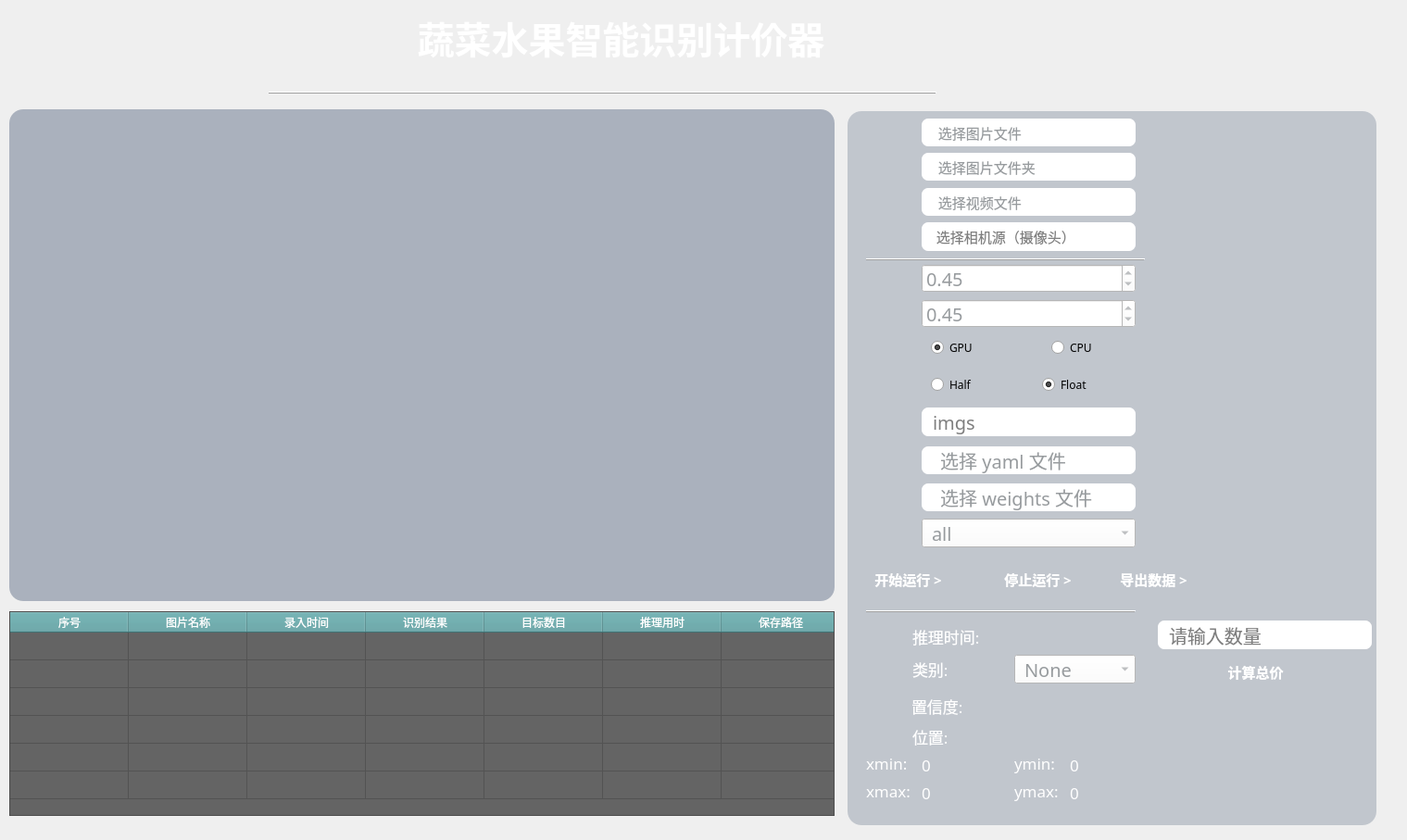
<?xml version="1.0" encoding="UTF-8"?>
<ui version="4.0">
 <class>MainWindow</class>
 <widget class="QMainWindow" name="MainWindow">
  <property name="windowModality">
   <enum>Qt::NonModal</enum>
  </property>
  <property name="enabled">
   <bool>true</bool>
  </property>
  <property name="geometry">
   <rect>
    <x>0</x>
    <y>0</y>
    <width>1519</width>
    <height>907</height>
   </rect>
  </property>
  <property name="minimumSize">
   <size>
    <width>1300</width>
    <height>900</height>
   </size>
  </property>
  <property name="maximumSize">
   <size>
    <width>1600</width>
    <height>1000</height>
   </size>
  </property>
  <property name="font">
   <font>
    <family>仿宋</family>
   </font>
  </property>
  <property name="contextMenuPolicy">
   <enum>Qt::DefaultContextMenu</enum>
  </property>
  <property name="windowTitle">
   <string>基于 YOLO V8 的27类蔬菜水果检测识别系统</string>
  </property>
  <property name="windowIcon">
   <iconset>
    <normaloff>:/backgroung/app.png</normaloff>:/backgroung/app.png</iconset>
  </property>
  <property name="autoFillBackground">
   <bool>false</bool>
  </property>
  <property name="styleSheet">
   <string notr="true"/>
  </property>
  <property name="locale">
   <locale language="Chinese" country="China"/>
  </property>
  <property name="setWindowFlags" stdset="0">
   <string>QtCore.Qt.FramelessWindowHint</string>
  </property>
  <property name="setAttribute" stdset="0">
   <string>QtCore.Qt.WA_TranslucentBackground</string>
  </property>
  <widget class="QWidget" name="centralwidget">
   <property name="font">
    <font>
     <family>黑体</family>
    </font>
   </property>
   <widget class="QLabel" name="label_2">
    <property name="geometry">
     <rect>
      <x>270</x>
      <y>10</y>
      <width>801</width>
      <height>61</height>
     </rect>
    </property>
    <property name="minimumSize">
     <size>
      <width>0</width>
      <height>0</height>
     </size>
    </property>
    <property name="maximumSize">
     <size>
      <width>10000</width>
      <height>10000</height>
     </size>
    </property>
    <property name="font">
     <font>
      <family>微软雅黑</family>
      <pointsize>30</pointsize>
      <weight>75</weight>
      <italic>false</italic>
      <bold>true</bold>
     </font>
    </property>
    <property name="styleSheet">
     <string notr="true">color: rgb(255, 255, 255);</string>
    </property>
    <property name="text">
     <string>蔬菜水果智能识别计价器</string>
    </property>
    <property name="alignment">
     <set>Qt::AlignCenter</set>
    </property>
   </widget>
   <widget class="QFrame" name="frame">
    <property name="geometry">
     <rect>
      <x>290</x>
      <y>90</y>
      <width>721</width>
      <height>20</height>
     </rect>
    </property>
    <property name="font">
     <font>
      <family>黑体</family>
      <pointsize>9</pointsize>
     </font>
    </property>
    <property name="acceptDrops">
     <bool>true</bool>
    </property>
    <property name="toolTipDuration">
     <number>-2</number>
    </property>
    <property name="frameShape">
     <enum>QFrame::HLine</enum>
    </property>
    <property name="frameShadow">
     <enum>QFrame::Raised</enum>
    </property>
    <property name="lineWidth">
     <number>1</number>
    </property>
   </widget>
   <widget class="QLabel" name="label_img">
    <property name="geometry">
     <rect>
      <x>10</x>
      <y>118</y>
      <width>891</width>
      <height>531</height>
     </rect>
    </property>
    <property name="styleSheet">
     <string notr="true">background-color: rgba(122, 135, 154, 150);
border-radius: 15px;
</string>
    </property>
    <property name="text">
     <string/>
    </property>
    <property name="pixmap">
     <pixmap>C:/Users/lichuan/.designer/backup/icon/zhutu2.png</pixmap>
    </property>
    <property name="alignment">
     <set>Qt::AlignCenter</set>
    </property>
    <property name="wordWrap">
     <bool>false</bool>
    </property>
    <property name="margin">
     <number>0</number>
    </property>
    <property name="indent">
     <number>-1</number>
    </property>
    <property name="openExternalLinks">
     <bool>false</bool>
    </property>
   </widget>
   <widget class="QLabel" name="label_17">
    <property name="geometry">
     <rect>
      <x>945</x>
      <y>780</y>
      <width>30</width>
      <height>30</height>
     </rect>
    </property>
    <property name="styleSheet">
     <string notr="true"/>
    </property>
    <property name="text">
     <string/>
    </property>
    <property name="pixmap">
     <pixmap>C:/Users/lichuan/.designer/backup/icon/weizhi.png</pixmap>
    </property>
    <property name="alignment">
     <set>Qt::AlignCenter</set>
    </property>
   </widget>
   <widget class="QLabel" name="label_9">
    <property name="geometry">
     <rect>
      <x>985</x>
      <y>780</y>
      <width>71</width>
      <height>31</height>
     </rect>
    </property>
    <property name="font">
     <font>
      <family>黑体</family>
      <pointsize>13</pointsize>
     </font>
    </property>
    <property name="styleSheet">
     <string notr="true">color: rgb(255, 255, 255);</string>
    </property>
    <property name="text">
     <string>位置:</string>
    </property>
   </widget>
   <widget class="QLabel" name="label_xmin">
    <property name="geometry">
     <rect>
      <x>935</x>
      <y>810</y>
      <width>61</width>
      <height>27</height>
     </rect>
    </property>
    <property name="font">
     <font>
      <family>黑体</family>
      <pointsize>13</pointsize>
     </font>
    </property>
    <property name="styleSheet">
     <string notr="true">color: rgb(255, 255, 255);</string>
    </property>
    <property name="text">
     <string>xmin: </string>
    </property>
   </widget>
   <widget class="QLabel" name="label_19">
    <property name="geometry">
     <rect>
      <x>1095</x>
      <y>810</y>
      <width>61</width>
      <height>27</height>
     </rect>
    </property>
    <property name="font">
     <font>
      <family>黑体</family>
      <pointsize>13</pointsize>
     </font>
    </property>
    <property name="styleSheet">
     <string notr="true">color: rgb(255, 255, 255);</string>
    </property>
    <property name="text">
     <string>ymin:</string>
    </property>
   </widget>
   <widget class="QLabel" name="label_20">
    <property name="geometry">
     <rect>
      <x>935</x>
      <y>840</y>
      <width>61</width>
      <height>27</height>
     </rect>
    </property>
    <property name="font">
     <font>
      <family>黑体</family>
      <pointsize>13</pointsize>
     </font>
    </property>
    <property name="styleSheet">
     <string notr="true">color: rgb(255, 255, 255);</string>
    </property>
    <property name="text">
     <string>xmax:</string>
    </property>
   </widget>
   <widget class="QLabel" name="label_21">
    <property name="geometry">
     <rect>
      <x>1095</x>
      <y>840</y>
      <width>61</width>
      <height>27</height>
     </rect>
    </property>
    <property name="font">
     <font>
      <family>黑体</family>
      <pointsize>13</pointsize>
     </font>
    </property>
    <property name="styleSheet">
     <string notr="true">color: rgb(255, 255, 255);</string>
    </property>
    <property name="text">
     <string>ymax:</string>
    </property>
   </widget>
   <widget class="QLabel" name="label_23">
    <property name="geometry">
     <rect>
      <x>1155</x>
      <y>227</y>
      <width>50</width>
      <height>27</height>
     </rect>
    </property>
    <property name="text">
     <string/>
    </property>
    <property name="pixmap">
     <pixmap>C:/Users/lichuan/.designer/backup/icon2/mubiaojiance.png</pixmap>
    </property>
    <property name="alignment">
     <set>Qt::AlignCenter</set>
    </property>
   </widget>
   <widget class="QLabel" name="label_24">
    <property name="geometry">
     <rect>
      <x>1165</x>
      <y>270</y>
      <width>30</width>
      <height>30</height>
     </rect>
    </property>
    <property name="text">
     <string/>
    </property>
    <property name="pixmap">
     <pixmap>C:/Users/lichuan/.designer/backup/icon2/mubiaogenzong.png</pixmap>
    </property>
    <property name="alignment">
     <set>Qt::AlignCenter</set>
    </property>
   </widget>
   <widget class="QFrame" name="frame_3">
    <property name="geometry">
     <rect>
      <x>935</x>
      <y>270</y>
      <width>301</width>
      <height>20</height>
     </rect>
    </property>
    <property name="font">
     <font>
      <family>黑体</family>
      <pointsize>9</pointsize>
     </font>
    </property>
    <property name="frameShape">
     <enum>QFrame::HLine</enum>
    </property>
    <property name="frameShadow">
     <enum>QFrame::Raised</enum>
    </property>
    <property name="lineWidth">
     <number>1</number>
    </property>
   </widget>
   <widget class="QFrame" name="frame_6">
    <property name="geometry">
     <rect>
      <x>935</x>
      <y>650</y>
      <width>291</width>
      <height>20</height>
     </rect>
    </property>
    <property name="font">
     <font>
      <family>黑体</family>
      <pointsize>2</pointsize>
     </font>
    </property>
    <property name="frameShape">
     <enum>QFrame::HLine</enum>
    </property>
    <property name="frameShadow">
     <enum>QFrame::Raised</enum>
    </property>
    <property name="lineWidth">
     <number>1</number>
    </property>
    <property name="midLineWidth">
     <number>0</number>
    </property>
   </widget>
   <widget class="QLabel" name="label_25">
    <property name="geometry">
     <rect>
      <x>945</x>
      <y>565</y>
      <width>31</width>
      <height>31</height>
     </rect>
    </property>
    <property name="styleSheet">
     <string notr="true"/>
    </property>
    <property name="text">
     <string/>
    </property>
    <property name="pixmap">
     <pixmap>C:/Users/lichuan/.designer/backup/icon/suoyoumubiao.png</pixmap>
    </property>
    <property name="alignment">
     <set>Qt::AlignCenter</set>
    </property>
   </widget>
   <widget class="QComboBox" name="comboBox">
    <property name="geometry">
     <rect>
      <x>995</x>
      <y>560</y>
      <width>231</width>
      <height>31</height>
     </rect>
    </property>
    <property name="styleSheet">
     <string notr="true">background-color: rgb(255, 255, 255);
color: rgb(151, 155, 158);
font-size: 20px;
padding-left: 10px;
</string>
    </property>
    <item>
     <property name="text">
      <string>all</string>
     </property>
    </item>
   </widget>
   <widget class="QPushButton" name="pushButton_start">
    <property name="geometry">
     <rect>
      <x>920</x>
      <y>610</y>
      <width>121</width>
      <height>31</height>
     </rect>
    </property>
    <property name="font">
     <font>
      <family>黑体</family>
      <pointsize>11</pointsize>
      <weight>75</weight>
      <bold>true</bold>
     </font>
    </property>
    <property name="styleSheet">
     <string notr="true">QPushButton {
    background-color: transparent;
    border-radius: 10px; /* 设置圆角半径为10像素 */
	color: rgb(255, 255, 255);
}

QPushButton:hover {
    background-color: rgb(88,161,164);
}



</string>
    </property>
    <property name="text">
     <string>开始运行 &gt;</string>
    </property>
   </widget>
   <widget class="QLabel" name="label_xmin_v">
    <property name="geometry">
     <rect>
      <x>995</x>
      <y>812</y>
      <width>91</width>
      <height>27</height>
     </rect>
    </property>
    <property name="font">
     <font>
      <family>黑体</family>
      <pointsize>13</pointsize>
     </font>
    </property>
    <property name="styleSheet">
     <string notr="true">color: rgb(255, 255, 255);</string>
    </property>
    <property name="text">
     <string>0</string>
    </property>
   </widget>
   <widget class="QLabel" name="label_xmax_v">
    <property name="geometry">
     <rect>
      <x>995</x>
      <y>842</y>
      <width>91</width>
      <height>27</height>
     </rect>
    </property>
    <property name="font">
     <font>
      <family>黑体</family>
      <pointsize>13</pointsize>
     </font>
    </property>
    <property name="styleSheet">
     <string notr="true">color: rgb(255, 255, 255);</string>
    </property>
    <property name="text">
     <string>0</string>
    </property>
   </widget>
   <widget class="QLabel" name="label_ymin_v">
    <property name="geometry">
     <rect>
      <x>1155</x>
      <y>812</y>
      <width>71</width>
      <height>27</height>
     </rect>
    </property>
    <property name="font">
     <font>
      <family>黑体</family>
      <pointsize>13</pointsize>
     </font>
    </property>
    <property name="styleSheet">
     <string notr="true">color: rgb(255, 255, 255);</string>
    </property>
    <property name="text">
     <string>0</string>
    </property>
   </widget>
   <widget class="QLabel" name="label_ymax_v">
    <property name="geometry">
     <rect>
      <x>1155</x>
      <y>842</y>
      <width>71</width>
      <height>27</height>
     </rect>
    </property>
    <property name="font">
     <font>
      <family>黑体</family>
      <pointsize>13</pointsize>
     </font>
    </property>
    <property name="styleSheet">
     <string notr="true">color: rgb(255, 255, 255);</string>
    </property>
    <property name="text">
     <string>0</string>
    </property>
   </widget>
   <widget class="QLabel" name="label_score">
    <property name="geometry">
     <rect>
      <x>1095</x>
      <y>747</y>
      <width>131</width>
      <height>31</height>
     </rect>
    </property>
    <property name="font">
     <font>
      <family>黑体</family>
      <pointsize>13</pointsize>
     </font>
    </property>
    <property name="styleSheet">
     <string notr="true">background-color: rgb(255, 255, 255);

border-radius: 7px;
padding-left: 10px;
color: rgb(151, 155, 158);

QLabel {
    padding-left: 10px; /* 设置左边距为10像素 */
}</string>
    </property>
    <property name="locale">
     <locale language="English" country="UnitedStates"/>
    </property>
    <property name="text">
     <string/>
    </property>
   </widget>
   <widget class="QLabel" name="label_img_path">
    <property name="geometry">
     <rect>
      <x>995</x>
      <y>128</y>
      <width>231</width>
      <height>30</height>
     </rect>
    </property>
    <property name="font">
     <font>
      <family>黑体</family>
      <pointsize>11</pointsize>
      <weight>50</weight>
      <bold>false</bold>
     </font>
    </property>
    <property name="toolTipDuration">
     <number>-1</number>
    </property>
    <property name="styleSheet">
     <string notr="true">background-color: rgb(255, 255, 255);
border-radius: 7px;
color: rgb(151, 155, 158);
padding-left: 10px; 
</string>
    </property>
    <property name="text">
     <string> 选择图片文件</string>
    </property>
    <property name="textFormat">
     <enum>Qt::AutoText</enum>
    </property>
   </widget>
   <widget class="QPushButton" name="pushButton_img">
    <property name="geometry">
     <rect>
      <x>935</x>
      <y>125</y>
      <width>41</width>
      <height>41</height>
     </rect>
    </property>
    <property name="styleSheet">
     <string notr="true">QPushButton {
    background-color: transparent;
    border-radius: 10px; /* 设置圆角半径为10像素 */
}

QPushButton:hover {
    background-color: rgb(98, 105, 111);
}

</string>
    </property>
    <property name="text">
     <string/>
    </property>
    <property name="icon">
     <iconset theme="dir.png">
      <normaloff>C:/Users/lichuan/.designer/backup</normaloff>C:/Users/lichuan/.designer/backup</iconset>
    </property>
    <property name="iconSize">
     <size>
      <width>40</width>
      <height>27</height>
     </size>
    </property>
   </widget>
   <widget class="QPushButton" name="pushButton_dir">
    <property name="geometry">
     <rect>
      <x>935</x>
      <y>165</y>
      <width>41</width>
      <height>41</height>
     </rect>
    </property>
    <property name="styleSheet">
     <string notr="true">QPushButton {
    background-color: transparent;
    border-radius: 10px; /* 设置圆角半径为10像素 */
}

QPushButton:hover {
    background-color: rgb(98, 105, 111);
}</string>
    </property>
    <property name="text">
     <string/>
    </property>
    <property name="icon">
     <iconset>
      <normaloff>C:/Users/lichuan/.designer/backup/icon/dir.png</normaloff>C:/Users/lichuan/.designer/backup/icon/dir.png</iconset>
    </property>
    <property name="iconSize">
     <size>
      <width>40</width>
      <height>27</height>
     </size>
    </property>
   </widget>
   <widget class="QLabel" name="label_dir_path">
    <property name="geometry">
     <rect>
      <x>995</x>
      <y>165</y>
      <width>231</width>
      <height>30</height>
     </rect>
    </property>
    <property name="font">
     <font>
      <family>黑体</family>
      <pointsize>11</pointsize>
      <weight>50</weight>
      <bold>false</bold>
     </font>
    </property>
    <property name="toolTipDuration">
     <number>-1</number>
    </property>
    <property name="styleSheet">
     <string notr="true">background-color: rgb(255, 255, 255);
border-radius: 7px;
color: rgb(151, 155, 158);
padding-left: 10px; 
</string>
    </property>
    <property name="text">
     <string> 选择图片文件夹</string>
    </property>
    <property name="textFormat">
     <enum>Qt::AutoText</enum>
    </property>
   </widget>
   <widget class="QPushButton" name="pushButton_video">
    <property name="geometry">
     <rect>
      <x>935</x>
      <y>200</y>
      <width>41</width>
      <height>41</height>
     </rect>
    </property>
    <property name="styleSheet">
     <string notr="true">QPushButton {
    background-color: transparent;
    border-radius: 10px; /* 设置圆角半径为10像素 */
}

QPushButton:hover {
    background-color: rgb(98, 105, 111);
}</string>
    </property>
    <property name="text">
     <string/>
    </property>
    <property name="icon">
     <iconset>
      <normaloff>C:/Users/lichuan/.designer/backup/icon/shipinwenjian.png</normaloff>C:/Users/lichuan/.designer/backup/icon/shipinwenjian.png</iconset>
    </property>
    <property name="iconSize">
     <size>
      <width>40</width>
      <height>27</height>
     </size>
    </property>
   </widget>
   <widget class="QLabel" name="label_video_path">
    <property name="geometry">
     <rect>
      <x>995</x>
      <y>203</y>
      <width>231</width>
      <height>30</height>
     </rect>
    </property>
    <property name="font">
     <font>
      <family>黑体</family>
      <pointsize>11</pointsize>
      <weight>50</weight>
      <bold>false</bold>
     </font>
    </property>
    <property name="toolTipDuration">
     <number>-1</number>
    </property>
    <property name="styleSheet">
     <string notr="true">background-color: rgb(255, 255, 255);
border-radius: 7px;
color: rgb(151, 155, 158);
padding-left: 10px; 
</string>
    </property>
    <property name="text">
     <string> 选择视频文件</string>
    </property>
    <property name="textFormat">
     <enum>Qt::AutoText</enum>
    </property>
   </widget>
   <widget class="QPushButton" name="pushButton_export">
    <property name="geometry">
     <rect>
      <x>1190</x>
      <y>610</y>
      <width>111</width>
      <height>31</height>
     </rect>
    </property>
    <property name="font">
     <font>
      <family>黑体</family>
      <pointsize>11</pointsize>
      <weight>75</weight>
      <bold>true</bold>
     </font>
    </property>
    <property name="styleSheet">
     <string notr="true">QPushButton {
    background-color: transparent;
    border-radius: 10px; /* 设置圆角半径为10像素 */
	color: rgb(255, 255, 255);
}

QPushButton:hover {
    background-color: rgb(88,161,164);
}



</string>
    </property>
    <property name="text">
     <string>导出数据 &gt;</string>
    </property>
   </widget>
   <widget class="QLabel" name="label_15">
    <property name="geometry">
     <rect>
      <x>945</x>
      <y>707</y>
      <width>30</width>
      <height>30</height>
     </rect>
    </property>
    <property name="styleSheet">
     <string notr="true"/>
    </property>
    <property name="text">
     <string/>
    </property>
    <property name="pixmap">
     <pixmap>C:/Users/lichuan/.designer/backup/icon/leibie.png</pixmap>
    </property>
    <property name="alignment">
     <set>Qt::AlignCenter</set>
    </property>
   </widget>
   <widget class="QLabel" name="label_7">
    <property name="geometry">
     <rect>
      <x>985</x>
      <y>707</y>
      <width>81</width>
      <height>31</height>
     </rect>
    </property>
    <property name="font">
     <font>
      <family>黑体</family>
      <pointsize>13</pointsize>
     </font>
    </property>
    <property name="styleSheet">
     <string notr="true">color: rgb(255, 255, 255);</string>
    </property>
    <property name="locale">
     <locale language="English" country="UnitedStates"/>
    </property>
    <property name="text">
     <string>类别:</string>
    </property>
   </widget>
   <widget class="QLabel" name="label_6">
    <property name="geometry">
     <rect>
      <x>984</x>
      <y>742</y>
      <width>91</width>
      <height>41</height>
     </rect>
    </property>
    <property name="font">
     <font>
      <family>黑体</family>
      <pointsize>13</pointsize>
     </font>
    </property>
    <property name="styleSheet">
     <string notr="true">color: rgb(255, 255, 255);</string>
    </property>
    <property name="locale">
     <locale language="English" country="UnitedStates"/>
    </property>
    <property name="text">
     <string>置信度:</string>
    </property>
   </widget>
   <widget class="QLabel" name="label_14">
    <property name="geometry">
     <rect>
      <x>945</x>
      <y>740</y>
      <width>29</width>
      <height>34</height>
     </rect>
    </property>
    <property name="styleSheet">
     <string notr="true"/>
    </property>
    <property name="text">
     <string/>
    </property>
    <property name="pixmap">
     <pixmap>C:/Users/lichuan/.designer/backup/icon/zhixindu.png</pixmap>
    </property>
    <property name="alignment">
     <set>Qt::AlignCenter</set>
    </property>
   </widget>
   <widget class="QLabel" name="label_control">
    <property name="geometry">
     <rect>
      <x>915</x>
      <y>120</y>
      <width>571</width>
      <height>771</height>
     </rect>
    </property>
    <property name="styleSheet">
     <string notr="true">background-color: rgba(122, 135, 154, 100);
border-radius: 15px;
</string>
    </property>
    <property name="text">
     <string/>
    </property>
   </widget>
   <widget class="QLineEdit" name="lineEdit">
    <property name="enabled">
     <bool>true</bool>
    </property>
    <property name="geometry">
     <rect>
      <x>995</x>
      <y>440</y>
      <width>231</width>
      <height>31</height>
     </rect>
    </property>
    <property name="styleSheet">
     <string notr="true">background-color: rgb(255, 255, 255);
border-radius: 7px;
font-size: 20px;
padding-left: 10px;
</string>
    </property>
    <property name="text">
     <string/>
    </property>
    <property name="placeholderText">
     <string>imgs</string>
    </property>
    <property name="clearButtonEnabled">
     <bool>false</bool>
    </property>
   </widget>
   <widget class="QDoubleSpinBox" name="doubleSpinBox_2">
    <property name="geometry">
     <rect>
      <x>995</x>
      <y>323</y>
      <width>231</width>
      <height>31</height>
     </rect>
    </property>
    <property name="styleSheet">
     <string notr="true">QDoubleSpinBox {
    background-color: rgb(255, 255, 255);
    color: rgb(151, 155, 158);
    font-size: 20px; 
}</string>
    </property>
    <property name="minimum">
     <double>0.000000000000000</double>
    </property>
    <property name="maximum">
     <double>1.000000000000000</double>
    </property>
    <property name="singleStep">
     <double>0.010000000000000</double>
    </property>
    <property name="value">
     <double>0.450000000000000</double>
    </property>
   </widget>
   <widget class="QLabel" name="label_8">
    <property name="geometry">
     <rect>
      <x>943</x>
      <y>360</y>
      <width>31</width>
      <height>31</height>
     </rect>
    </property>
    <property name="text">
     <string/>
    </property>
   </widget>
   <widget class="QLabel" name="label_4">
    <property name="geometry">
     <rect>
      <x>943</x>
      <y>285</y>
      <width>31</width>
      <height>31</height>
     </rect>
    </property>
    <property name="text">
     <string/>
    </property>
   </widget>
   <widget class="QLabel" name="label_16">
    <property name="geometry">
     <rect>
      <x>943</x>
      <y>400</y>
      <width>31</width>
      <height>31</height>
     </rect>
    </property>
    <property name="text">
     <string/>
    </property>
   </widget>
   <widget class="QWidget" name="widget_3" native="true">
    <property name="geometry">
     <rect>
      <x>995</x>
      <y>400</y>
      <width>231</width>
      <height>31</height>
     </rect>
    </property>
    <property name="accessibleName">
     <string/>
    </property>
    <property name="styleSheet">
     <string notr="true">background-color: rgb(255, 255, 255);

border-radius: 7px;

color: rgb(151, 155, 158);

QLabel {
    padding-left: 10px; /* 设置左边距为10像素 */
}</string>
    </property>
    <widget class="QRadioButton" name="radioButton_6">
     <property name="geometry">
      <rect>
       <x>130</x>
       <y>5</y>
       <width>91</width>
       <height>20</height>
      </rect>
     </property>
     <property name="styleSheet">
      <string notr="true">font-size: 20px;
background-color: rgb(98, 105, 111);
border-radius: 7px;
color: rgb(255, 255, 255);
QLabel {
    padding-left: 10px; /* 设置左边距为10像素 */
}</string>
     </property>
     <property name="text">
      <string>Float</string>
     </property>
     <property name="checkable">
      <bool>true</bool>
     </property>
     <property name="checked">
      <bool>true</bool>
     </property>
    </widget>
    <widget class="QRadioButton" name="radioButton_5">
     <property name="geometry">
      <rect>
       <x>10</x>
       <y>5</y>
       <width>91</width>
       <height>20</height>
      </rect>
     </property>
     <property name="styleSheet">
      <string notr="true">font-size: 20px;
background-color: rgb(98, 105, 111);
border-radius: 7px;
color: rgb(255, 255, 255);
QLabel {
    padding-left: 10px; /* 设置左边距为10像素 */
}</string>
     </property>
     <property name="text">
      <string>Half</string>
     </property>
    </widget>
   </widget>
   <widget class="QWidget" name="widget" native="true">
    <property name="geometry">
     <rect>
      <x>995</x>
      <y>360</y>
      <width>231</width>
      <height>31</height>
     </rect>
    </property>
    <property name="styleSheet">
     <string notr="true">background-color: rgb(255, 255, 255);

border-radius: 7px;

color: rgb(151, 155, 158);

QLabel {
    padding-left: 10px; /* 设置左边距为10像素 */
}</string>
    </property>
    <widget class="QRadioButton" name="radioButton">
     <property name="enabled">
      <bool>true</bool>
     </property>
     <property name="geometry">
      <rect>
       <x>10</x>
       <y>5</y>
       <width>101</width>
       <height>20</height>
      </rect>
     </property>
     <property name="styleSheet">
      <string notr="true">font-size: 20px;
background-color: rgb(98, 105, 111);
border-radius: 7px;
color: rgb(255, 255, 255);
QLabel {
    padding-left: 10px; /* 设置左边距为10像素 */
}</string>
     </property>
     <property name="text">
      <string>GPU</string>
     </property>
     <property name="checked">
      <bool>true</bool>
     </property>
    </widget>
    <widget class="QRadioButton" name="radioButton_2">
     <property name="geometry">
      <rect>
       <x>140</x>
       <y>5</y>
       <width>81</width>
       <height>20</height>
      </rect>
     </property>
     <property name="styleSheet">
      <string notr="true">font-size: 20px;
background-color: rgb(98, 105, 111);
border-radius: 7px;
color: rgb(255, 255, 255);
QLabel {
    padding-left: 10px; /* 设置左边距为10像素 */
}</string>
     </property>
     <property name="text">
      <string>CPU</string>
     </property>
    </widget>
   </widget>
   <widget class="QLabel" name="label_5">
    <property name="geometry">
     <rect>
      <x>943</x>
      <y>320</y>
      <width>31</width>
      <height>31</height>
     </rect>
    </property>
    <property name="text">
     <string/>
    </property>
   </widget>
   <widget class="QLabel" name="label_22">
    <property name="geometry">
     <rect>
      <x>943</x>
      <y>440</y>
      <width>31</width>
      <height>31</height>
     </rect>
    </property>
    <property name="text">
     <string/>
    </property>
   </widget>
   <widget class="QDoubleSpinBox" name="doubleSpinBox">
    <property name="geometry">
     <rect>
      <x>995</x>
      <y>285</y>
      <width>231</width>
      <height>31</height>
     </rect>
    </property>
    <property name="styleSheet">
     <string notr="true">QDoubleSpinBox {
    background-color: rgb(255, 255, 255);
    color: rgb(151, 155, 158);
    font-size: 20px;
}

</string>
    </property>
    <property name="maximum">
     <double>1.000000000000000</double>
    </property>
    <property name="singleStep">
     <double>0.010000000000000</double>
    </property>
    <property name="value">
     <double>0.450000000000000</double>
    </property>
   </widget>
   <widget class="QLabel" name="label_11">
    <property name="geometry">
     <rect>
      <x>945</x>
      <y>667</y>
      <width>30</width>
      <height>30</height>
     </rect>
    </property>
    <property name="styleSheet">
     <string notr="true"/>
    </property>
    <property name="text">
     <string/>
    </property>
    <property name="pixmap">
     <pixmap>C:/Users/lichuan/.designer/backup/icon/suoyoumubiao.png</pixmap>
    </property>
    <property name="alignment">
     <set>Qt::AlignCenter</set>
    </property>
   </widget>
   <widget class="QLabel" name="label">
    <property name="geometry">
     <rect>
      <x>985</x>
      <y>667</y>
      <width>101</width>
      <height>41</height>
     </rect>
    </property>
    <property name="font">
     <font>
      <family>黑体</family>
      <pointsize>13</pointsize>
     </font>
    </property>
    <property name="styleSheet">
     <string notr="true">color: rgb(255, 255, 255);</string>
    </property>
    <property name="locale">
     <locale language="English" country="UnitedStates"/>
    </property>
    <property name="text">
     <string>推理时间:</string>
    </property>
   </widget>
   <widget class="QPushButton" name="pushButton_weights">
    <property name="geometry">
     <rect>
      <x>935</x>
      <y>515</y>
      <width>45</width>
      <height>45</height>
     </rect>
    </property>
    <property name="styleSheet">
     <string notr="true">QPushButton {
    background-color: transparent;
    border-radius: 10px; /* 设置圆角半径为10像素 */
}

QPushButton:hover {
    background-color: rgb(98, 105, 111);
}</string>
    </property>
    <property name="text">
     <string/>
    </property>
    <property name="icon">
     <iconset>
      <normaloff>C:/Users/lichuan/.designer/backup/icon/shipinwenjian.png</normaloff>C:/Users/lichuan/.designer/backup/icon/shipinwenjian.png</iconset>
    </property>
    <property name="iconSize">
     <size>
      <width>40</width>
      <height>27</height>
     </size>
    </property>
   </widget>
   <widget class="QPushButton" name="pushButton_data">
    <property name="geometry">
     <rect>
      <x>935</x>
      <y>472</y>
      <width>45</width>
      <height>45</height>
     </rect>
    </property>
    <property name="styleSheet">
     <string notr="true">QPushButton {
    background-color: transparent;
    border-radius: 10px; /* 设置圆角半径为10像素 */
}

QPushButton:hover {
    background-color: rgb(98, 105, 111);
}</string>
    </property>
    <property name="text">
     <string/>
    </property>
    <property name="icon">
     <iconset>
      <normaloff>C:/Users/lichuan/.designer/backup/icon/shipinwenjian.png</normaloff>C:/Users/lichuan/.designer/backup/icon/shipinwenjian.png</iconset>
    </property>
    <property name="iconSize">
     <size>
      <width>40</width>
      <height>27</height>
     </size>
    </property>
   </widget>
   <widget class="QLabel" name="label_13">
    <property name="geometry">
     <rect>
      <x>995</x>
      <y>482</y>
      <width>231</width>
      <height>30</height>
     </rect>
    </property>
    <property name="font">
     <font>
      <family>黑体</family>
      <pointsize>-1</pointsize>
      <weight>50</weight>
      <bold>false</bold>
     </font>
    </property>
    <property name="toolTipDuration">
     <number>-1</number>
    </property>
    <property name="styleSheet">
     <string notr="true">background-color: rgb(255, 255, 255);
border-radius: 7px;
color: rgb(151, 155, 158);
font-size: 20px;
padding-left: 10px; 
</string>
    </property>
    <property name="text">
     <string> 选择 yaml 文件</string>
    </property>
    <property name="textFormat">
     <enum>Qt::AutoText</enum>
    </property>
   </widget>
   <widget class="QLabel" name="label_12">
    <property name="geometry">
     <rect>
      <x>995</x>
      <y>522</y>
      <width>231</width>
      <height>30</height>
     </rect>
    </property>
    <property name="font">
     <font>
      <family>黑体</family>
      <pointsize>-1</pointsize>
      <weight>50</weight>
      <bold>false</bold>
     </font>
    </property>
    <property name="toolTipDuration">
     <number>-1</number>
    </property>
    <property name="styleSheet">
     <string notr="true">background-color: rgb(255, 255, 255);
border-radius: 7px;
color: rgb(151, 155, 158);
font-size: 20px;
padding-left: 10px; 
</string>
    </property>
    <property name="text">
     <string> 选择 weights 文件</string>
    </property>
    <property name="textFormat">
     <enum>Qt::AutoText</enum>
    </property>
   </widget>
   <widget class="QTableWidget" name="tableWidget_info">
    <property name="geometry">
     <rect>
      <x>10</x>
      <y>660</y>
      <width>891</width>
      <height>221</height>
     </rect>
    </property>
    <property name="font">
     <font>
      <family>黑体</family>
     </font>
    </property>
    <property name="styleSheet">
     <string notr="true">QHeaderView::section {
    background-color: rgb(88,161,164);
    color: white;
}

QTableWidget {
    background-color: rgb(100, 100, 100);
}


QTableView::item:hover{
	background-color:rgb(88,161,164);
}

QTableView::item:selected:!active{
	background-color:#f0f0f2;
}





</string>
    </property>
    <property name="locale">
     <locale language="English" country="UnitedStates"/>
    </property>
    <property name="lineWidth">
     <number>0</number>
    </property>
    <property name="verticalScrollBarPolicy">
     <enum>Qt::ScrollBarAlwaysOff</enum>
    </property>
    <property name="horizontalScrollBarPolicy">
     <enum>Qt::ScrollBarAlwaysOff</enum>
    </property>
    <property name="autoScroll">
     <bool>false</bool>
    </property>
    <property name="editTriggers">
     <set>QAbstractItemView::NoEditTriggers</set>
    </property>
    <property name="verticalScrollMode">
     <enum>QAbstractItemView::ScrollPerPixel</enum>
    </property>
    <property name="horizontalScrollMode">
     <enum>QAbstractItemView::ScrollPerPixel</enum>
    </property>
    <property name="showGrid">
     <bool>true</bool>
    </property>
    <property name="gridStyle">
     <enum>Qt::CustomDashLine</enum>
    </property>
    <property name="sortingEnabled">
     <bool>false</bool>
    </property>
    <property name="wordWrap">
     <bool>true</bool>
    </property>
    <property name="cornerButtonEnabled">
     <bool>true</bool>
    </property>
    <property name="rowCount">
     <number>6</number>
    </property>
    <property name="columnCount">
     <number>7</number>
    </property>
    <property name="sectionResizeMode" stdset="0">
     <string>QHeaderView::ResizeToContents</string>
    </property>
    <attribute name="horizontalHeaderVisible">
     <bool>true</bool>
    </attribute>
    <attribute name="horizontalHeaderCascadingSectionResizes">
     <bool>false</bool>
    </attribute>
    <attribute name="horizontalHeaderMinimumSectionSize">
     <number>30</number>
    </attribute>
    <attribute name="horizontalHeaderDefaultSectionSize">
     <number>128</number>
    </attribute>
    <attribute name="horizontalHeaderShowSortIndicator" stdset="0">
     <bool>false</bool>
    </attribute>
    <attribute name="verticalHeaderVisible">
     <bool>false</bool>
    </attribute>
    <attribute name="verticalHeaderCascadingSectionResizes">
     <bool>false</bool>
    </attribute>
    <row/>
    <row/>
    <row/>
    <row/>
    <row/>
    <row/>
    <column>
     <property name="text">
      <string>序号</string>
     </property>
    </column>
    <column>
     <property name="text">
      <string>图片名称</string>
     </property>
    </column>
    <column>
     <property name="text">
      <string>录入时间</string>
     </property>
    </column>
    <column>
     <property name="text">
      <string>识别结果</string>
     </property>
    </column>
    <column>
     <property name="text">
      <string>目标数目</string>
     </property>
    </column>
    <column>
     <property name="text">
      <string>推理用时</string>
     </property>
    </column>
    <column>
     <property name="text">
      <string>保存路径</string>
     </property>
    </column>
   </widget>
   <widget class="QComboBox" name="comboBox_2">
    <property name="geometry">
     <rect>
      <x>1095</x>
      <y>707</y>
      <width>131</width>
      <height>31</height>
     </rect>
    </property>
    <property name="whatsThis">
     <string>set</string>
    </property>
    <property name="styleSheet">
     <string notr="true">background-color: rgb(255, 255, 255);
color: rgb(151, 155, 158);
font-size: 20px;
padding-left: 10px;
</string>
    </property>
    <property name="placeholderText">
     <string/>
    </property>
    <property name="duplicatesEnabled">
     <bool>false</bool>
    </property>
    <item>
     <property name="text">
      <string>None</string>
     </property>
    </item>
   </widget>
   <widget class="QLabel" name="label_time">
    <property name="geometry">
     <rect>
      <x>1095</x>
      <y>667</y>
      <width>131</width>
      <height>31</height>
     </rect>
    </property>
    <property name="font">
     <font>
      <family>黑体</family>
      <pointsize>13</pointsize>
     </font>
    </property>
    <property name="styleSheet">
     <string notr="true">background-color: rgb(255, 255, 255);

border-radius: 7px;
padding-left: 10px;

color: rgb(151, 155, 158);

QLabel {
    padding-left: 10px; /* 设置左边距为10像素 */
}</string>
    </property>
    <property name="locale">
     <locale language="English" country="UnitedStates"/>
    </property>
    <property name="text">
     <string/>
    </property>
   </widget>
   <widget class="QLineEdit" name="label_cap_path">
    <property name="enabled">
     <bool>true</bool>
    </property>
    <property name="geometry">
     <rect>
      <x>995</x>
      <y>240</y>
      <width>231</width>
      <height>31</height>
     </rect>
    </property>
    <property name="styleSheet">
     <string notr="true">background-color: rgb(255, 255, 255);
border-radius: 7px;
font-size: 15px;
padding-left: 10px;
</string>
    </property>
    <property name="text">
     <string/>
    </property>
    <property name="cursorPosition">
     <number>0</number>
    </property>
    <property name="placeholderText">
     <string> 选择相机源（摄像头）</string>
    </property>
    <property name="clearButtonEnabled">
     <bool>false</bool>
    </property>
   </widget>
   <widget class="QPushButton" name="pushButton_cap">
    <property name="geometry">
     <rect>
      <x>935</x>
      <y>235</y>
      <width>41</width>
      <height>41</height>
     </rect>
    </property>
    <property name="styleSheet">
     <string notr="true">QPushButton {
    background-color: transparent;
    border-radius: 10px; /* 设置圆角半径为10像素 */
}

QPushButton:hover {
    background-color: rgb(98, 105, 111);
}</string>
    </property>
    <property name="text">
     <string/>
    </property>
    <property name="icon">
     <iconset>
      <normaloff>C:/Users/lichuan/.designer/backup/icon/shipinwenjian.png</normaloff>C:/Users/lichuan/.designer/backup/icon/shipinwenjian.png</iconset>
    </property>
    <property name="iconSize">
     <size>
      <width>40</width>
      <height>27</height>
     </size>
    </property>
   </widget>
   <widget class="QPushButton" name="pushButton_end">
    <property name="geometry">
     <rect>
      <x>1060</x>
      <y>610</y>
      <width>121</width>
      <height>31</height>
     </rect>
    </property>
    <property name="font">
     <font>
      <family>黑体</family>
      <pointsize>11</pointsize>
      <weight>75</weight>
      <bold>true</bold>
     </font>
    </property>
    <property name="styleSheet">
     <string notr="true">QPushButton {
    background-color: transparent;
    border-radius: 10px; /* 设置圆角半径为10像素 */
	color: rgb(255, 255, 255);
}

QPushButton:hover {
    background-color: rgb(88,161,164);
}



</string>
    </property>
    <property name="text">
     <string>停止运行 &gt;</string>
    </property>
   </widget>
   <widget class="QPushButton" name="pushButton_pricesum">
    <property name="geometry">
     <rect>
      <x>1300</x>
      <y>710</y>
      <width>111</width>
      <height>31</height>
     </rect>
    </property>
    <property name="font">
     <font>
      <family>黑体</family>
      <pointsize>11</pointsize>
      <weight>75</weight>
      <bold>true</bold>
     </font>
    </property>
    <property name="styleSheet">
     <string notr="true">QPushButton {
    background-color: transparent;
    border-radius: 10px; /* 设置圆角半径为10像素 */
	color: rgb(255, 255, 255);
}

QPushButton:hover {
    background-color: rgb(88,161,164);
}



</string>
    </property>
    <property name="text">
     <string>计算总价</string>
    </property>
   </widget>
   <widget class="QLineEdit" name="lineEdit_2">
    <property name="enabled">
     <bool>true</bool>
    </property>
    <property name="geometry">
     <rect>
      <x>1250</x>
      <y>670</y>
      <width>231</width>
      <height>31</height>
     </rect>
    </property>
    <property name="styleSheet">
     <string notr="true">background-color: rgb(255, 255, 255);
border-radius: 7px;
font-size: 20px;
padding-left: 10px;
</string>
    </property>
    <property name="text">
     <string/>
    </property>
    <property name="placeholderText">
     <string>请输入数量</string>
    </property>
    <property name="clearButtonEnabled">
     <bool>false</bool>
    </property>
   </widget>
   <zorder>label_control</zorder>
   <zorder>label_2</zorder>
   <zorder>frame</zorder>
   <zorder>label_img</zorder>
   <zorder>label_17</zorder>
   <zorder>label_9</zorder>
   <zorder>label_xmin</zorder>
   <zorder>label_19</zorder>
   <zorder>label_20</zorder>
   <zorder>label_21</zorder>
   <zorder>label_23</zorder>
   <zorder>label_24</zorder>
   <zorder>frame_3</zorder>
   <zorder>frame_6</zorder>
   <zorder>label_25</zorder>
   <zorder>comboBox</zorder>
   <zorder>pushButton_start</zorder>
   <zorder>label_xmin_v</zorder>
   <zorder>label_xmax_v</zorder>
   <zorder>label_ymin_v</zorder>
   <zorder>label_ymax_v</zorder>
   <zorder>label_score</zorder>
   <zorder>label_img_path</zorder>
   <zorder>pushButton_img</zorder>
   <zorder>pushButton_dir</zorder>
   <zorder>label_dir_path</zorder>
   <zorder>pushButton_video</zorder>
   <zorder>label_video_path</zorder>
   <zorder>pushButton_export</zorder>
   <zorder>label_15</zorder>
   <zorder>label_7</zorder>
   <zorder>label_6</zorder>
   <zorder>label_14</zorder>
   <zorder>lineEdit</zorder>
   <zorder>doubleSpinBox_2</zorder>
   <zorder>label_8</zorder>
   <zorder>label_4</zorder>
   <zorder>label_16</zorder>
   <zorder>widget_3</zorder>
   <zorder>widget</zorder>
   <zorder>label_5</zorder>
   <zorder>label_22</zorder>
   <zorder>doubleSpinBox</zorder>
   <zorder>label_11</zorder>
   <zorder>label</zorder>
   <zorder>pushButton_weights</zorder>
   <zorder>pushButton_data</zorder>
   <zorder>label_13</zorder>
   <zorder>label_12</zorder>
   <zorder>tableWidget_info</zorder>
   <zorder>comboBox_2</zorder>
   <zorder>label_time</zorder>
   <zorder>label_cap_path</zorder>
   <zorder>pushButton_cap</zorder>
   <zorder>pushButton_end</zorder>
   <zorder>pushButton_pricesum</zorder>
   <zorder>lineEdit_2</zorder>
  </widget>
 </widget>
 <resources/>
 <connections/>
</ui>
